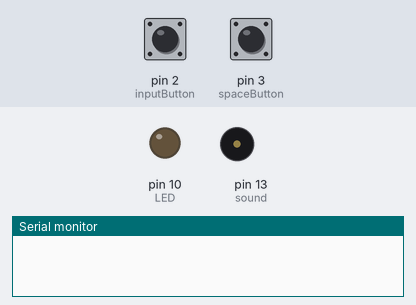
Recording of a sketch running on a simulated Arduino Uno, built with avr-gcc and run on an emulated ATmega328P. On the bench: output pins drawn as LEDs (lit = HIGH), buzzer (waves = sounding), the last lines printed to the serial monitor. Inputs (shaded band) come from the test bench; at power-on: pin 2 (inputButton) HIGH, pin 3 (spaceButton) HIGH.

Above: at 1.2 s.
1.3 s: pin 2 (inputButton) pulled LOW for 0.15 s
At 1.4 s:
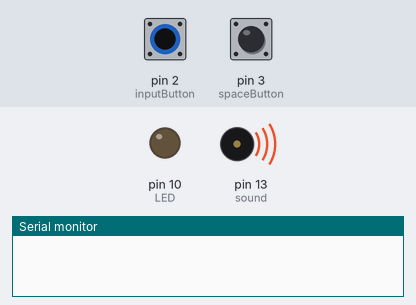
3.0 s: pin 2 (inputButton) pulled LOW for 3.2 s
At 4.1 s:
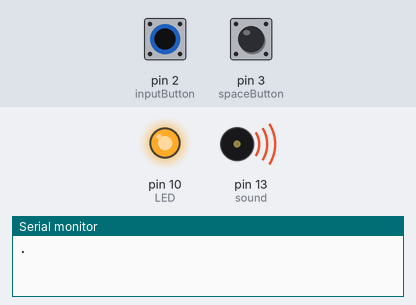
Timing chart, 0 to 7.7 s (numbered marks = the images above; inputs shaded):
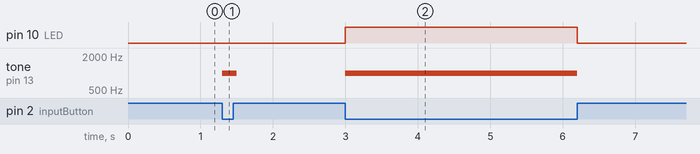

Measured:
- after the input at 1.3 s, tone on pin 13 (sound): silent → 1000 Hz at once, → silent 0.20 s later
- after the input at 3.0 s, pin 10 (LED): LOW → HIGH at once, → LOW 3.2 s later; tone on pin 13 (sound): silent → 1000 Hz at once, → silent 3.2 s later

The sketch:

Transmitter.ino
```cpp
// Create a button for user input dots and dashes
int inputButton = 2;
// Create a button for user to use as it indicates it finish inputting a single character
int spaceButton = 3;
// Create a pin for LED
int LED = 10;
// Set a timer to differentiate dots and dashes
int timer = 0;
// Set a pin for piezo
int sound = 13;

// Set up function
void setup()
{
  // Set up serial data transmission
  Serial.begin(9600);
  // Set the pin for piezo as output
  pinMode(sound, OUTPUT);
  // Set pin for LED as output
  pinMode(LED, OUTPUT);
  // Set pin for inputButton as input
  pinMode(inputButton, INPUT);
  // Set pin for spaceButton as input
  pinMode(spaceButton, INPUT);
  // Using interrupt to monitor inputButton is pressed
  attachInterrupt(0,buttonInterrupt, FALLING);
  // Using interrupt to monitor spaceButton is pressed
  attachInterrupt(1,spaceInterrupt, FALLING);
}

// Main loop function
void loop()
{
  // Using a while loop to and the timer variable to differentiate user input from dots and dashes
  while (digitalRead(inputButton) == LOW)
  {
    // While button is pressed, turn on the piezo
    tone(sound, 1000);
    // Increment the timer
    timer ++;
    // Use delay function, without affecting the performance of the code, this is easy to count the timer
    delay(100);
  }

  //Call the addMessage function
  addMessage();

  // Using a while loop to run the code when the inputButton is not pressed
  while (digitalRead(inputButton) == HIGH)
  {
    // Turn off the piezo
    noTone(sound);
    // Turn off the LED
    digitalWrite(LED, LOW);
  }
}

// Interrupt function for inputButton
void buttonInterrupt()
{
  // Turn on the LED
  digitalWrite(LED, HIGH);
}

void spaceInterrupt()
{
  // Write a ASCII character to the receiver and use it as the end of the input letter
  Serial.write("_");
}

// This funtion will send to receiver a dot, a dash or a space between letters or words
void addMessage()
{
  // If the timer is between these variable which means that the user has input a dash
  if (timer > 3 and timer < 13)
  {
    // Write a dash and send it to the receiver
    Serial.write("-");
    // Reset the timer
    timer = 0;
  }
   // If the timer is between these variable which means that the user has input a dash
  else if (timer > 0 and timer < 3)
  {
    // Write a dot and send it to the receiver
    Serial.write(".");
    // Reset the timer
    timer = 0;
  }
   // If the timer is greater than this variable which means that the user has input a dash
  else if (timer > 13)
  {
    // Write a ASCII to represent a space and send it to the receiver
    Serial.write("!");
    // Reset the timer
    timer = 0;
  }
}
```
